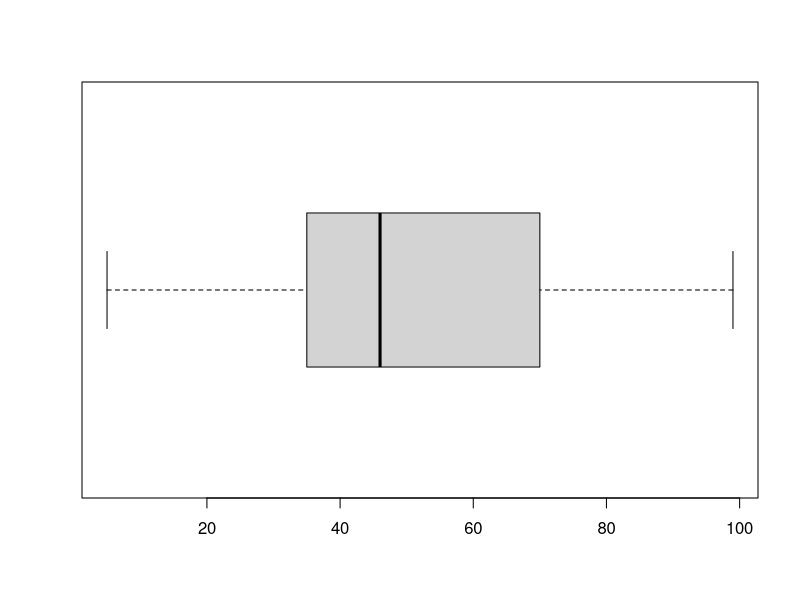
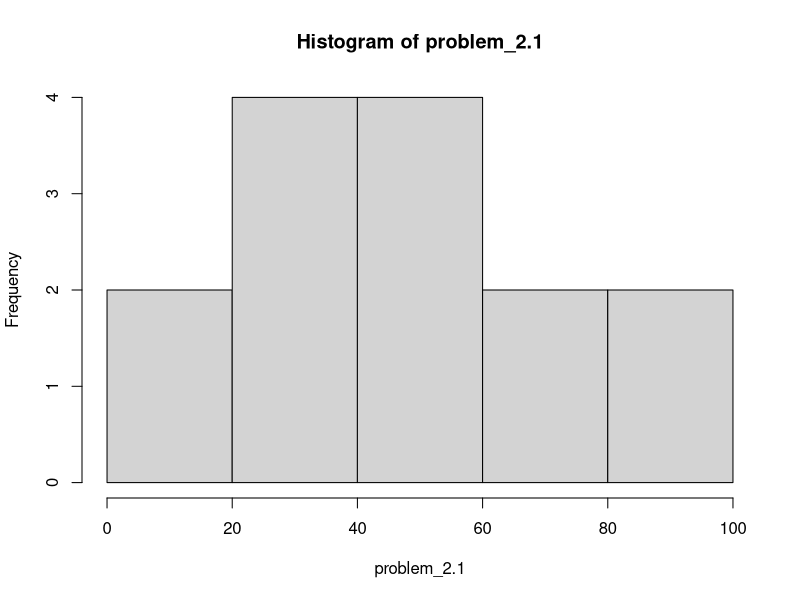
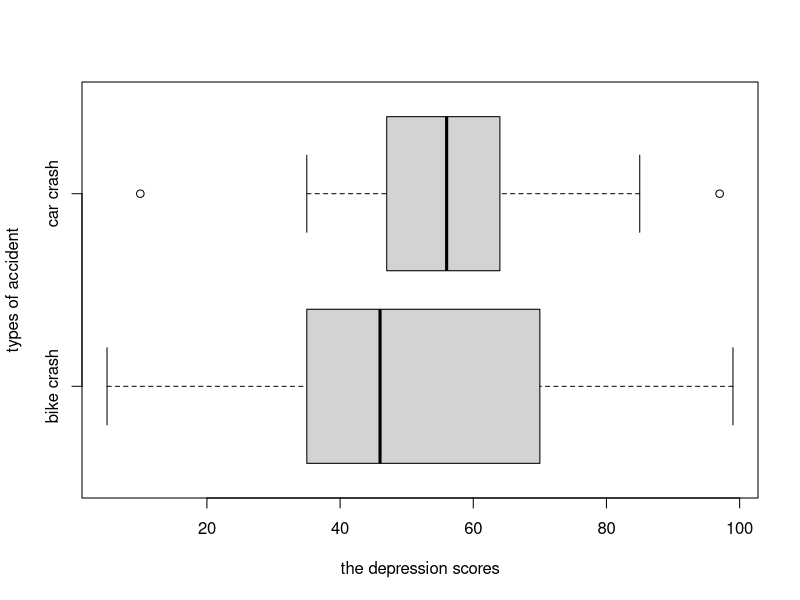
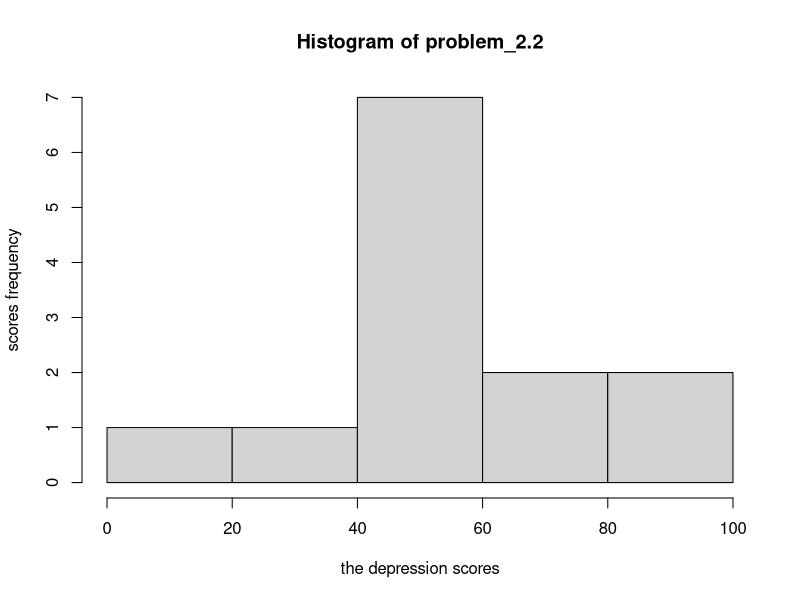

The R source for these figures, in order:
## ---- chunk 1
problem_2.1 = c(45, 39, 25, 47, 49, 5, 70, 99, 74, 37, 99, 35, 8, 59)
mean(problem_2.1)                       # mean of the data
median(problem_2.1)                     # median of the data
max(problem_2.1) - min(problem_2.1)     # range of the data
sd(problem_2.1)                         # sd of the data
## ---- chunk 2
boxplot(problem_2.1,horizontal = TRUE)
hist(problem_2.1)
## ---- chunk 3
problem_2.2 = c(67, 50, 85, 43, 64, 35, 47, 97, 58, 58, 10, 56, 50)
types <- c("bike crash","car crash")
boxplot(problem_2.1, problem_2.2, names = types, horizontal = TRUE, 
        xlab = "the depression scores", ylab = "types of accident")
## ---- chunk 4
hist(problem_2.2, xlab = "the depression scores", ylab = "scores frequency")
